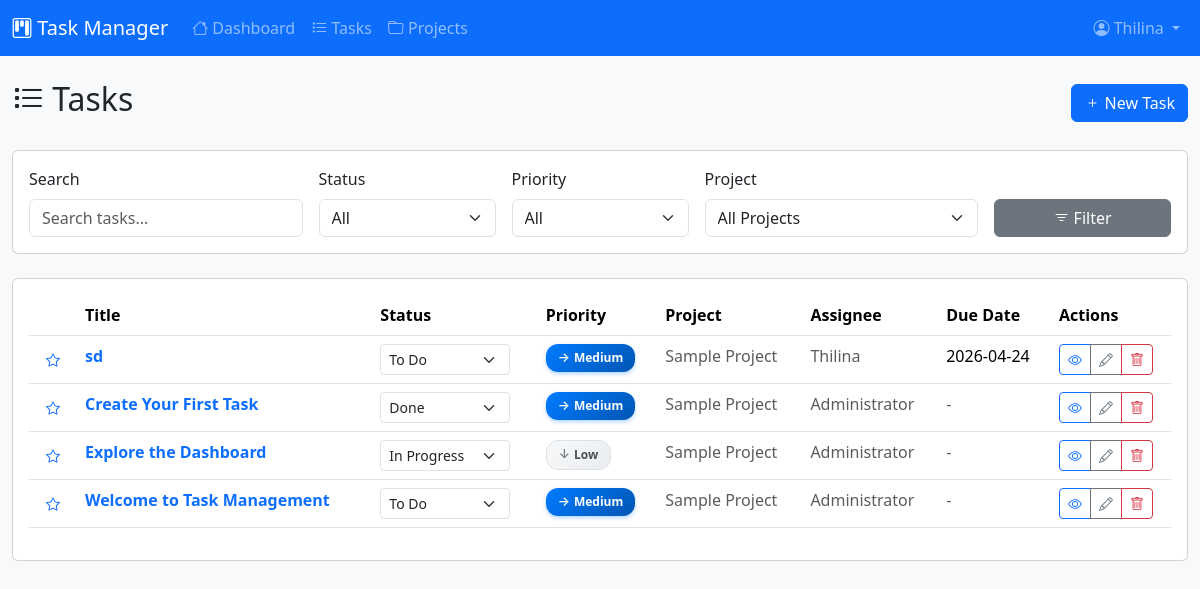
/tasks (signed in), run on the app's committed database.
### models.py (models this page shows)
class User(Base):
    __tablename__ = "users"
    id = Column(Integer, primary_key=True, index=True)
    username = Column(String(50), unique=True, nullable=False, index=True)
    email = Column(String(100), unique=True, nullable=False, index=True)
    full_name = Column(String(100), nullable=False)
    hashed_password = Column(String(255), nullable=False)
    is_active = Column(Boolean, default=True)
    is_admin = Column(Boolean, default=False)
    avatar_url = Column(String(255), nullable=True)
    created_at = Column(DateTime, default=datetime.utcnow)
    updated_at = Column(DateTime, default=datetime.utcnow, onupdate=datetime.utcnow)
    team_id = Column(Integer, ForeignKey("teams.id"), nullable=True)
    team = relationship("Team", back_populates="members")
    created_tasks = relationship("Task", back_populates="creator", foreign_keys="Task.created_by")
    assigned_tasks = relationship("Task", back_populates="assignee", foreign_keys="Task.assigned_to")
    comments = relationship("Comment", back_populates="author")

class Task(Base):
    __tablename__ = "tasks"
    id = Column(Integer, primary_key=True, index=True)
    title = Column(String(200), nullable=False)
    description = Column(Text, nullable=True)
    status = Column(Enum(TaskStatus), default=TaskStatus.TODO)
    priority = Column(Enum(TaskPriority), default=TaskPriority.MEDIUM)
    due_date = Column(DateTime, nullable=True)
    estimated_hours = Column(Integer, nullable=True)
    actual_hours = Column(Integer, nullable=True)
    tags = Column(String(255), nullable=True)  # Comma-separated tags
    attachment_count = Column(Integer, default=0)
    comment_count = Column(Integer, default=0)
    view_count = Column(Integer, default=0)
    is_favorite = Column(Boolean, default=False)
    created_at = Column(DateTime, default=datetime.utcnow)
    updated_at = Column(DateTime, default=datetime.utcnow, onupdate=datetime.utcnow)
    completed_at = Column(DateTime, nullable=True)
    project_id = Column(Integer, ForeignKey("projects.id"), nullable=True)
    created_by = Column(Integer, ForeignKey("users.id"), nullable=True)
    assigned_to = Column(Integer, ForeignKey("users.id"), nullable=True)
    project = relationship("Project", back_populates="tasks")
    creator = relationship("User", back_populates="created_tasks", foreign_keys=[created_by])
    assignee = relationship("User", back_populates="assigned_tasks", foreign_keys=[assigned_to])
    comments = relationship("Comment", back_populates="task", cascade="all, delete-orphan")

class Project(Base):
    __tablename__ = "projects"
    id = Column(Integer, primary_key=True, index=True)
    name = Column(String(100), nullable=False)
    description = Column(Text, nullable=True)
    color = Column(String(7), default="#007bff")  # Hex color
    is_active = Column(Boolean, default=True)
    created_at = Column(DateTime, default=datetime.utcnow)
    updated_at = Column(DateTime, default=datetime.utcnow, onupdate=datetime.utcnow)
    team_id = Column(Integer, ForeignKey("teams.id"), nullable=True)
    team = relationship("Team", back_populates="projects")
    tasks = relationship("Task", back_populates="project", cascade="all, delete-orphan")

### main.py (the view)
@app.get("/tasks", response_class=HTMLResponse)
async def tasks_page(
    request: Request,
    db: Session = Depends(get_db),
    status: Optional[str] = None,
    priority: Optional[str] = None,
    project_id: Optional[int] = None,
    search: Optional[str] = None
):
    user = get_current_user(request, db)
    if not user:
        return RedirectResponse(url="/login")
    query = db.query(Task)
    if status:
        query = query.filter(Task.status == status)
    if priority:
        query = query.filter(Task.priority == priority)
    if project_id:
        query = query.filter(Task.project_id == project_id)
    if search:
        query = query.filter(
            or_(
                Task.title.contains(search),
                Task.description.contains(search)
            )
        )
    tasks = query.order_by(Task.updated_at.desc()).all()
    projects = db.query(Project).filter(Project.is_active == True).all()
    task_list = [TaskResponse(
        id=t.id,
        title=t.title,
        description=t.description,
        status=t.status,
        priority=t.priority,
        due_date=t.due_date,
        estimated_hours=t.estimated_hours,
        actual_hours=t.actual_hours,
        tags=t.tags,
        attachment_count=t.attachment_count,
        comment_count=t.comment_count,
        view_count=t.view_count,
        is_favorite=t.is_favorite,
        created_at=t.created_at,
        updated_at=t.updated_at,
        completed_at=t.completed_at,
        project_id=t.project_id,
        created_by=t.created_by,
        assigned_to=t.assigned_to,
        project_name=t.project.name if t.project else None,
        creator_name=t.creator.full_name if t.creator else None,
        assignee_name=t.assignee.full_name if t.assignee else None
    ) for t in tasks]
    return templates.TemplateResponse(request, "tasks.html", {
        "user": user,
        "tasks": task_list,
        "projects": projects,
        "filters": {"status": status, "priority": priority, "project_id": project_id, "search": search},
        "now": datetime.now(timezone.utc).replace(tzinfo=None)
    })

### templates/tasks.html (shortened to what this page needs)
{% extends "base.html" %}
{% block content %}
<div class="row mb-4">
    <div class="col-12 d-flex justify-content-between align-items-center">
        <h2><i class="bi bi-list-task"></i> Tasks</h2>
        <a href="/tasks/new" class="btn btn-primary">
            <i class="bi bi-plus"></i> New Task
        </a>
    </div>
</div>
<div class="card mb-4">
    <div class="card-body">
        <form method="get" class="row g-3">
            <div class="col-md-3">
                <label for="search" class="form-label">Search</label>
                <input type="text" class="form-control" id="search" name="search"
                       value="{{ filters.search or '' }}" placeholder="Search tasks...">
            </div>
            <div class="col-md-2">
                <label for="status" class="form-label">Status</label>
                <select class="form-select" id="status" name="status">
                    <option value="">All</option>
                </select>
            </div>
            <div class="col-md-2">
                <label for="priority" class="form-label">Priority</label>
                <select class="form-select" id="priority" name="priority">
                    <option value="">All</option>
                </select>
            </div>
            <div class="col-md-3">
                <label for="project_id" class="form-label">Project</label>
                <select class="form-select" id="project_id" name="project_id">
                    <option value="">All Projects</option>
                </select>
            </div>
            <div class="col-md-2 d-flex align-items-end">
                <button type="submit" class="btn btn-secondary w-100">
                    <i class="bi bi-filter"></i> Filter
                </button>
            </div>
        </form>
    </div>
</div>
<div class="card">
    <div class="card-body">
        {% if tasks %}
        <div class="table-responsive">
            <table class="table table-hover">
                <thead>
                    <tr>
                        <th style="width: 40px;"></th>
                        <th>Title</th>
                        <th>Status</th>
                        <th>Priority</th>
                        <th>Project</th>
                        <th>Assignee</th>
                        <th>Due Date</th>
                        <th style="width: 120px;">Actions</th>
                    </tr>
                </thead>
                <tbody id="tasks-table-body">
                    {% for task in tasks %}
                    <tr id="task-row-{{ task.id }}" class="{% if task.is_favorite %}table-warning{% endif %}">
                        <td>
                            <button class="btn btn-sm btn-link favorite-btn" onclick="toggleFavorite({{ task.id }})">
                                <i class="bi {% if task.is_favorite %}bi-star-fill text-warning{% else %}bi-star{% endif %}"></i>
                            </button>
                        </td>
                        <td>
                            <a href="/tasks/{{ task.id }}" class="text-decoration-none fw-semibold">
                                {{ task.title }}
                            </a>
                        </td>
                        <td>
                            <select class="form-select form-select-sm status-select"
                                    onchange="updateStatus({{ task.id }}, this.value)"
                                    style="width: 130px;">
                                <option value="todo" {% if task.status.value == 'todo' %}selected{% endif %}>To Do</option>
                                <option value="in_progress" {% if task.status.value == 'in_progress' %}selected{% endif %}>In Progress</option>
                                <option value="done" {% if task.status.value == 'done' %}selected{% endif %}>Done</option>
                            </select>
                        </td>
                        <td>
                            <span class="priority-{{ task.priority.value }}">
                                {{ task.priority.value.title() }}
                            </span>
                        </td>
                        <td>
                            {% if task.project_name %}
                            <span class="text-muted">{{ task.project_name }}</span>
                            {% else %}
                            <span class="text-muted">-</span>
                            {% endif %}
                        </td>
                        <td>
                            {% if task.assignee_name %}
                            <span class="text-muted">{{ task.assignee_name }}</span>
                            {% else %}
                            <span class="text-muted">Unassigned</span>
                            {% endif %}
                        </td>
                        <td>
                            {% if task.due_date %}
                            <span class="{% if task.due_date < now and task.status.value != 'done' %}text-danger fw-semibold{% endif %}">
                                {{ task.due_date.strftime('%Y-%m-%d') }}
                            </span>
                            {% else %}
                            <span class="text-muted">-</span>
                            {% endif %}
                        </td>
                        <td>
                            <div class="btn-group btn-group-sm">
                                <a href="/tasks/{{ task.id }}" class="btn btn-outline-primary" title="View">
                                    <i class="bi bi-eye"></i>
                                </a>
                                <a href="/tasks/{{ task.id }}/edit" class="btn btn-outline-secondary" title="Edit">
                                    <i class="bi bi-pencil"></i>
                                </a>
                                <button class="btn btn-outline-danger" onclick="deleteTask({{ task.id }})" title="Delete">
                                    <i class="bi bi-trash"></i>
                                </button>
                            </div>
                        </td>
                    </tr>
                    {% endfor %}
                </tbody>
            </table>
        </div>
        {% endif %}
    </div>
</div>
{% endblock %}

### templates/base.html (shortened to what this page needs)
<!DOCTYPE html>
<html lang="en">
<head>
    <link href="https://cdn.jsdelivr.net/npm/bootstrap@5.3.3/dist/css/bootstrap.min.css" rel="stylesheet">
    <link href="https://cdn.jsdelivr.net/npm/bootstrap-icons@1.11.3/font/bootstrap-icons.min.css" rel="stylesheet">
    <link href="/static/css/custom.css" rel="stylesheet">
</head>
<body class="bg-light">
    {% if user %}
    <nav class="navbar navbar-expand-lg navbar-dark bg-primary">
        <div class="container-fluid">
            <a class="navbar-brand" href="/">
                <i class="bi bi-kanban"></i> Task Manager
            </a>
            <div class="collapse navbar-collapse" id="navbarNav">
                <ul class="navbar-nav me-auto">
                    <li class="nav-item">
                        <a class="nav-link" href="/"><i class="bi bi-house"></i> Dashboard</a>
                    </li>
                    <li class="nav-item">
                        <a class="nav-link" href="/tasks"><i class="bi bi-list-task"></i> Tasks</a>
                    </li>
                    <li class="nav-item">
                        <a class="nav-link" href="/projects"><i class="bi bi-folder"></i> Projects</a>
                    </li>
                </ul>
                <ul class="navbar-nav">
                    <li class="nav-item dropdown">
                        <a class="nav-link dropdown-toggle" href="#" id="userDropdown" role="button" data-bs-toggle="dropdown">
                            <i class="bi bi-person-circle"></i> {{ user.full_name }}
                        </a>
                    </li>
                </ul>
            </div>
        </div>
    </nav>
    {% endif %}
    <main class="container-fluid py-4">
        {% block content %}{% endblock %}
    </main>
</body>
</html>

### static/css/custom.css (style rules this page uses)
.card { transition: transform 0.2s, box-shadow 0.2s; }
.priority-low { background: linear-gradient(135deg, #f8f9fa, #e9ecef); color: #495057; padding: 0.25rem 0.75rem; border-radius: 12px; font-size: 0.75rem; font-weight: 600; border: 1px solid #dee2e6; display: inline-flex; align-items: center; gap: 0.25rem; }
.priority-low::before { content: '↓'; font-size: 0.8rem; opacity: 0.7; }
.priority-medium { background: linear-gradient(135deg, #007bff, #0056b3); color: white; padding: 0.25rem 0.75rem; border-radius: 12px; font-size: 0.75rem; font-weight: 600; box-shadow: 0 2px 4px rgba(0, 123, 255, 0.3); display: inline-flex; align-items: center; gap: 0.25rem; }
.priority-medium::before { content: '→'; font-size: 0.8rem; }
.favorite-btn { transition: transform 0.2s; }
.navbar-brand { transition: transform 0.2s; }
.status-select { cursor: pointer; }
.table tbody tr { transition: background-color 0.2s; }
.btn { transition: all 0.2s; }

### data on the page
User: full_name "Thilina", assignee_name "Thilina"
Task: title "sd", due_date "2026-04-24"
Project: project_name "Sample Project" "Sample Project" "Sample Project" "Sample Project"
Task: title "Create Your First Task"
User: assignee_name "Administrator" "Administrator" "Administrator"
Task: title "Explore the Dashboard"
Task: title "Welcome to Task Management"

### other printed values
{{ task.priority.value.title() }} "Medium" "Medium" "Low" "Medium"
